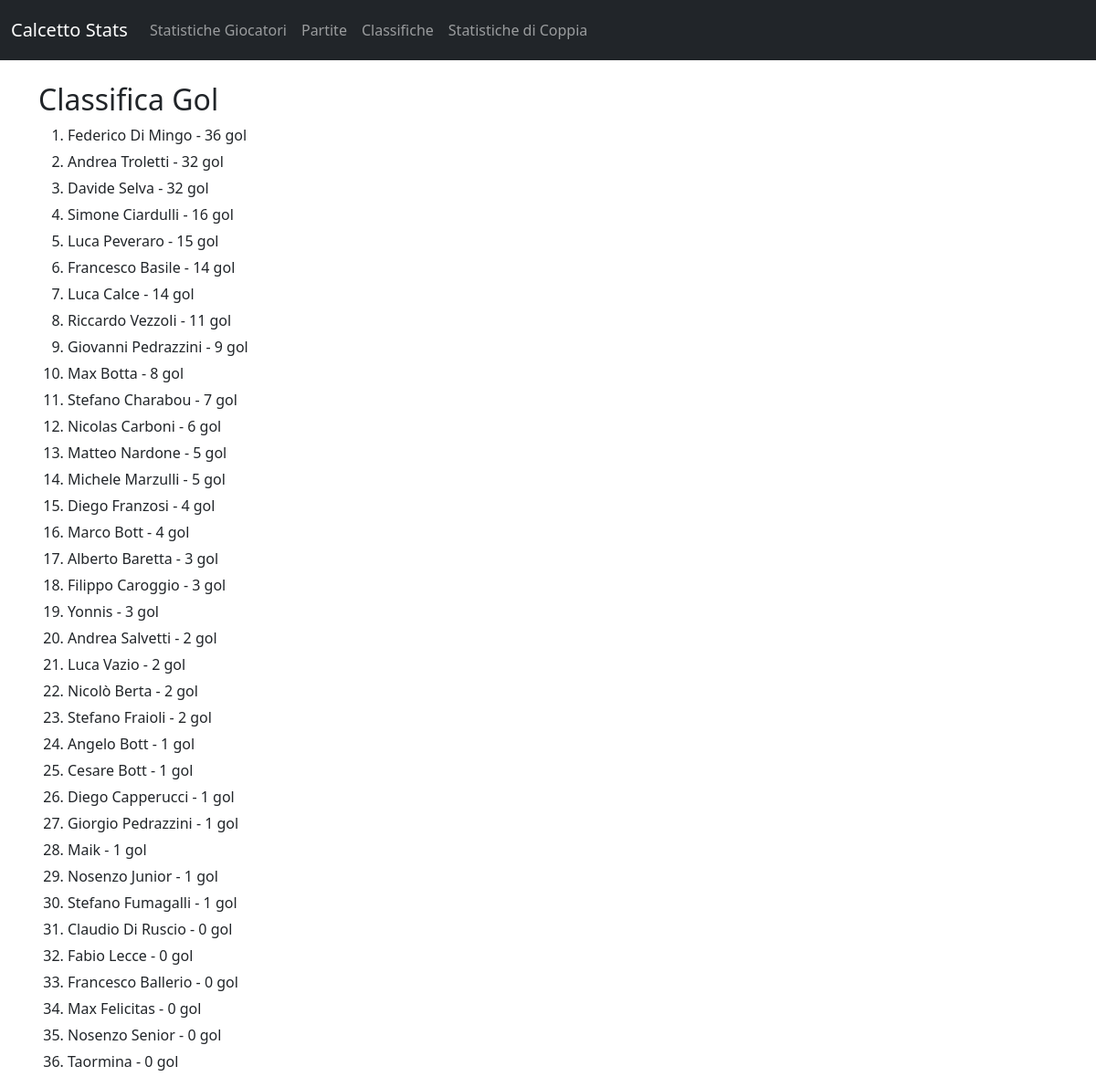
The app's page /classifiche/gol with its own data.
### tables this page shows
CREATE TABLE Giocatori (
        id_giocatore INTEGER PRIMARY KEY AUTOINCREMENT,
        nome TEXT NOT NULL,
        gol_individuali INTEGER DEFAULT 0,
        gol_fatti_squadra INTEGER DEFAULT 0,
        gol_subiti_squadra INTEGER DEFAULT 0,
        partite_giocate INTEGER DEFAULT 0,
        partite_vinte INTEGER DEFAULT 0,
        partite_pareggiate INTEGER DEFAULT 0,
        partite_perse INTEGER DEFAULT 0,
        voto_pagella REAL DEFAULT 0,
        id_partita INTEGER,
        squadra TEXT NOT NULL,
        FOREIGN KEY (id_partita) REFERENCES Partite (id_partita)
    );

### web.py (the view)
@app.route("/classifiche/<tipo>")
def classifiche(tipo):
    titolo, classifica = get_classifica(tipo)
    return render_template("classifica_singola.html", titolo=titolo, classifica=classifica, tipo=tipo)

### templates/classifica_singola.html
{% extends "base.html" %}
{% block content %}
<h2>{{ titolo }}</h2>
{% if classifica %}
    <ol>
    {% for g in classifica %}
        {% if tipo == "voto" %}
            <li>{{ g[0] }} - {{ "%.2f"|format(g[5]) }}</li>
        {% elif tipo == "gol" %}
            <li>{{ g[0] }} - {{ g[1] }} gol</li>
        {% elif tipo == "giocate" %}
            <li>{{ g[0] }} - {{ g[2] }} partite</li>
        {% elif tipo == "vinte" %}
            <li>{{ g[0] }} - {{ g[3] }} vinte</li>
        {% elif tipo == "perse" %}
            <li>{{ g[0] }} - {{ g[4] }} perse</li>
        {% endif %}
    {% endfor %}
    </ol>
{% else %}
    <p>Nessun dato disponibile per questa classifica.</p>
{% endif %}
{% endblock %}

### static/style.css (style rules this page uses)
body { font-family: Arial, sans-serif; margin: 20px; background-color: #f9f9f9; color: #333; }
h1, h2 { color: #0056b3; }
li { margin: 5px 0; }

### records on screen
Giocatori: nome "Simone Ciardulli", id_partita "16"
Giocatori: nome "Luca Peveraro", id_partita "15"
Giocatori: nome "Luca Calce", id_partita "14"
Giocatori: nome "Michele Marzulli", gol_fatti_squadra "5"
Giocatori: nome "Marco Bott", gol_individuali "4"
Giocatori: nome "Alberto Baretta", g "3"
Giocatori: nome "Yonnis", g "3"
Giocatori: nome "Andrea Salvetti", gol_individuali "2"
Giocatori: nome "Luca Vazio", gol_individuali "2"
Giocatori: nome "Nicolò Berta", gol_individuali "2"
Giocatori: nome "Stefano Fraioli", gol_individuali "2"
Giocatori: nome "Angelo Bott", g "1"
Giocatori: nome "Cesare Bott", g "1"
Giocatori: nome "Diego Capperucci", g "1"
Giocatori: nome "Giorgio Pedrazzini", g "1"
Giocatori: nome "Maik", g "1"
Giocatori: nome "Stefano Fumagalli", g "1"
Giocatori: nome "Claudio Di Ruscio", g "0"
Giocatori: nome "Fabio Lecce", g "0"
Giocatori: nome "Francesco Ballerio", g "0"
Giocatori: nome "Max Felicitas", g "0"
Giocatori: nome "Nosenzo Senior", g "0"
Giocatori: nome "Taormina", g "0"

### other values on screen
{{ titolo }} "Classifica Gol"
{{ g[0] }} "Federico Di Mingo" "Andrea Troletti" "Davide Selva" "Francesco Basile" "Riccardo Vezzoli" "Giovanni Pedrazzini" "Max Botta" "Stefano Charabou" "Nicolas Carboni" "Matteo Nardone" "Diego Franzosi" "Filippo Caroggio" "Nosenzo Junior"
{{ g[1] }} "36" "32" "32" "14" "11" "9" "8" "7" "6" "5" "4" "3" "1"
